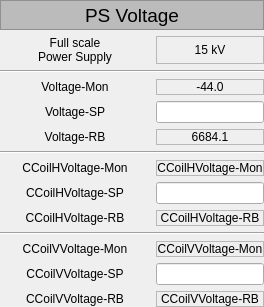
       <widget class="QWidget" name="widget" native="true">
        <layout class="QGridLayout" name="gridLayout_2">
         <property name="leftMargin">
          <number>0</number>
         </property>
         <property name="topMargin">
          <number>0</number>
         </property>
         <property name="rightMargin">
          <number>0</number>
         </property>
         <property name="bottomMargin">
          <number>0</number>
         </property>
         <item row="7" column="1">
          <widget class="PyDMLabel" name="PyDMLabel_24">
           <property name="sizePolicy">
            <sizepolicy hsizetype="Expanding" vsizetype="Expanding">
             <horstretch>0</horstretch>
             <verstretch>0</verstretch>
            </sizepolicy>
           </property>
           <property name="toolTip">
            <string/>
           </property>
           <property name="frameShape">
            <enum>QFrame::StyledPanel</enum>
           </property>
           <property name="text">
            <string>CCoilHVoltage-Mon</string>
           </property>
           <property name="alignment">
            <set>Qt::AlignCenter</set>
           </property>
           <property name="channel" stdset="0">
            <string>ca://SI-01SA:PU-InjNLKckr:CCoilHVoltage-Mon</string>
           </property>
          </widget>
         </item>
         <item row="10" column="0" colspan="2">
          <widget class="QFrame" name="frame_2">
           <property name="frameShape">
            <enum>QFrame::HLine</enum>
           </property>
           <property name="frameShadow">
            <enum>QFrame::Sunken</enum>
           </property>
          </widget>
         </item>
         <item row="7" column="0">
          <widget class="QLabel" name="label_31">
           <property name="sizePolicy">
            <sizepolicy hsizetype="MinimumExpanding" vsizetype="Expanding">
             <horstretch>0</horstretch>
             <verstretch>0</verstretch>
            </sizepolicy>
           </property>
           <property name="minimumSize">
            <size>
             <width>150</width>
             <height>0</height>
            </size>
           </property>
           <property name="text">
            <string>CCoilHVoltage-Mon</string>
           </property>
           <property name="alignment">
            <set>Qt::AlignCenter</set>
           </property>
          </widget>
         </item>
         <item row="11" column="0">
          <widget class="QLabel" name="label_36">
           <property name="sizePolicy">
            <sizepolicy hsizetype="MinimumExpanding" vsizetype="Expanding">
             <horstretch>0</horstretch>
             <verstretch>0</verstretch>
            </sizepolicy>
           </property>
           <property name="minimumSize">
            <size>
             <width>150</width>
             <height>0</height>
            </size>
           </property>
           <property name="text">
            <string>CCoilVVoltage-Mon</string>
           </property>
           <property name="alignment">
            <set>Qt::AlignCenter</set>
           </property>
          </widget>
         </item>
         <item row="4" column="1">
          <widget class="PyDMLineEdit" name="PyDMLineEdit_2">
           <property name="sizePolicy">
            <sizepolicy hsizetype="Expanding" vsizetype="Expanding">
             <horstretch>0</horstretch>
             <verstretch>0</verstretch>
            </sizepolicy>
           </property>
           <property name="toolTip">
            <string/>
           </property>
           <property name="alignment">
            <set>Qt::AlignCenter</set>
           </property>
           <property name="channel" stdset="0">
            <string>ca://SI-01SA:PU-InjNLKckr:Voltage-SP</string>
           </property>
          </widget>
         </item>
         <item row="9" column="0">
          <widget class="QLabel" name="label_33">
           <property name="sizePolicy">
            <sizepolicy hsizetype="MinimumExpanding" vsizetype="Expanding">
             <horstretch>0</horstretch>
             <verstretch>0</verstretch>
            </sizepolicy>
           </property>
           <property name="minimumSize">
            <size>
             <width>150</width>
             <height>0</height>
            </size>
           </property>
           <property name="text">
            <string>CCoilHVoltage-RB</string>
           </property>
           <property name="alignment">
            <set>Qt::AlignCenter</set>
           </property>
          </widget>
         </item>
         <item row="9" column="1">
          <widget class="PyDMLabel" name="PyDMLabel_23">
           <property name="sizePolicy">
            <sizepolicy hsizetype="Expanding" vsizetype="Expanding">
             <horstretch>0</horstretch>
             <verstretch>0</verstretch>
            </sizepolicy>
           </property>
           <property name="toolTip">
            <string/>
           </property>
           <property name="frameShape">
            <enum>QFrame::StyledPanel</enum>
           </property>
           <property name="text">
            <string>CCoilHVoltage-RB</string>
           </property>
           <property name="alignment">
            <set>Qt::AlignCenter</set>
           </property>
           <property name="channel" stdset="0">
            <string>ca://SI-01SA:PU-InjNLKckr:CCoilHVoltage-RB</string>
           </property>
          </widget>
         </item>
         <item row="5" column="0">
          <widget class="QLabel" name="label_32">
           <property name="sizePolicy">
            <sizepolicy hsizetype="MinimumExpanding" vsizetype="Expanding">
             <horstretch>0</horstretch>
             <verstretch>0</verstretch>
            </sizepolicy>
           </property>
           <property name="minimumSize">
            <size>
             <width>150</width>
             <height>0</height>
            </size>
           </property>
           <property name="text">
            <string>Voltage-RB</string>
           </property>
           <property name="alignment">
            <set>Qt::AlignCenter</set>
           </property>
          </widget>
         </item>
         <item row="8" column="1">
          <widget class="PyDMLineEdit" name="PyDMLineEdit_3">
           <property name="sizePolicy">
            <sizepolicy hsizetype="Expanding" vsizetype="Expanding">
             <horstretch>0</horstretch>
             <verstretch>0</verstretch>
            </sizepolicy>
           </property>
           <property name="toolTip">
            <string/>
           </property>
           <property name="alignment">
            <set>Qt::AlignCenter</set>
           </property>
           <property name="channel" stdset="0">
            <string>ca://SI-01SA:PU-InjNLKckr:CCoilHVoltage-SP</string>
           </property>
          </widget>
         </item>
         <item row="6" column="0" colspan="2">
          <widget class="QFrame" name="frame">
           <property name="frameShape">
            <enum>QFrame::HLine</enum>
           </property>
           <property name="frameShadow">
            <enum>QFrame::Sunken</enum>
           </property>
          </widget>
         </item>
         <item row="3" column="1">
          <widget class="PyDMLabel" name="PyDMLabel_8">
           <property name="sizePolicy">
            <sizepolicy hsizetype="Expanding" vsizetype="Expanding">
             <horstretch>0</horstretch>
             <verstretch>0</verstretch>
            </sizepolicy>
           </property>
           <property name="toolTip">
            <string/>
           </property>
           <property name="frameShape">
            <enum>QFrame::StyledPanel</enum>
           </property>
           <property name="text">
            <string>-44.0</string>
           </property>
           <property name="alignment">
            <set>Qt::AlignCenter</set>
           </property>
           <property name="channel" stdset="0">
            <string>ca://SI-01SA:PU-InjNLKckr:Voltage-Mon</string>
           </property>
          </widget>
         </item>
         <item row="2" column="0" colspan="2">
          <widget class="QFrame" name="frame_3">
           <property name="frameShape">
            <enum>QFrame::HLine</enum>
           </property>
           <property name="frameShadow">
            <enum>QFrame::Sunken</enum>
           </property>
          </widget>
         </item>
         <item row="3" column="0">
          <widget class="QLabel" name="label_34">
           <property name="sizePolicy">
            <sizepolicy hsizetype="MinimumExpanding" vsizetype="Expanding">
             <horstretch>0</horstretch>
             <verstretch>0</verstretch>
            </sizepolicy>
           </property>
           <property name="minimumSize">
            <size>
             <width>150</width>
             <height>0</height>
            </size>
           </property>
           <property name="text">
            <string>Voltage-Mon</string>
           </property>
           <property name="alignment">
            <set>Qt::AlignCenter</set>
           </property>
          </widget>
         </item>
         <item row="12" column="1">
          <widget class="PyDMLineEdit" name="PyDMLineEdit_4">
           <property name="sizePolicy">
            <sizepolicy hsizetype="Expanding" vsizetype="Expanding">
             <horstretch>0</horstretch>
             <verstretch>0</verstretch>
            </sizepolicy>
           </property>
           <property name="toolTip">
            <string/>
           </property>
           <property name="alignment">
            <set>Qt::AlignCenter</set>
           </property>
           <property name="channel" stdset="0">
            <string>ca://SI-01SA:PU-InjNLKckr:CCoilVVoltage-SP</string>
           </property>
          </widget>
         </item>
         <item row="4" column="0">
          <widget class="QLabel" name="label_35">
           <property name="sizePolicy">
            <sizepolicy hsizetype="MinimumExpanding" vsizetype="Expanding">
             <horstretch>0</horstretch>
             <verstretch>0</verstretch>
            </sizepolicy>
           </property>
           <property name="minimumSize">
            <size>
             <width>150</width>
             <height>0</height>
            </size>
           </property>
           <property name="text">
            <string>Voltage-SP</string>
           </property>
           <property name="alignment">
            <set>Qt::AlignCenter</set>
           </property>
          </widget>
         </item>
         <item row="1" column="1">
          <widget class="QLabel" name="label_6">
           <property name="sizePolicy">
            <sizepolicy hsizetype="Expanding" vsizetype="Expanding">
             <horstretch>0</horstretch>
             <verstretch>0</verstretch>
            </sizepolicy>
           </property>
           <property name="frameShape">
            <enum>QFrame::StyledPanel</enum>
           </property>
           <property name="text">
            <string>15 kV</string>
           </property>
           <property name="alignment">
            <set>Qt::AlignCenter</set>
           </property>
          </widget>
         </item>
         <item row="13" column="1">
          <widget class="PyDMLabel" name="PyDMLabel_25">
           <property name="sizePolicy">
            <sizepolicy hsizetype="Expanding" vsizetype="Expanding">
             <horstretch>0</horstretch>
             <verstretch>0</verstretch>
            </sizepolicy>
           </property>
           <property name="toolTip">
            <string/>
           </property>
           <property name="frameShape">
            <enum>QFrame::StyledPanel</enum>
           </property>
           <property name="text">
            <string>CCoilVVoltage-RB</string>
           </property>
           <property name="alignment">
            <set>Qt::AlignCenter</set>
           </property>
           <property name="channel" stdset="0">
            <string>ca://SI-01SA:PU-InjNLKckr:CCoilVVoltage-RB</string>
           </property>
          </widget>
         </item>
         <item row="1" column="0">
          <widget class="QLabel" name="label_37">
           <property name="sizePolicy">
            <sizepolicy hsizetype="MinimumExpanding" vsizetype="Expanding">
             <horstretch>0</horstretch>
             <verstretch>0</verstretch>
            </sizepolicy>
           </property>
           <property name="minimumSize">
            <size>
             <width>150</width>
             <height>0</height>
            </size>
           </property>
           <property name="acceptDrops">
            <bool>false</bool>
           </property>
           <property name="layoutDirection">
            <enum>Qt::LeftToRight</enum>
           </property>
           <property name="text">
            <string>Full scale
Power Supply</string>
           </property>
           <property name="scaledContents">
            <bool>false</bool>
           </property>
           <property name="alignment">
            <set>Qt::AlignCenter</set>
           </property>
           <property name="wordWrap">
            <bool>true</bool>
           </property>
          </widget>
         </item>
         <item row="11" column="1">
          <widget class="PyDMLabel" name="PyDMLabel_26">
           <property name="sizePolicy">
            <sizepolicy hsizetype="Expanding" vsizetype="Expanding">
             <horstretch>0</horstretch>
             <verstretch>0</verstretch>
            </sizepolicy>
           </property>
           <property name="toolTip">
            <string/>
           </property>
           <property name="frameShape">
            <enum>QFrame::StyledPanel</enum>
           </property>
           <property name="text">
            <string>CCoilVVoltage-Mon</string>
           </property>
           <property name="alignment">
            <set>Qt::AlignCenter</set>
           </property>
           <property name="channel" stdset="0">
            <string>ca://SI-01SA:PU-InjNLKckr:CCoilHVoltage-Mon</string>
           </property>
          </widget>
         </item>
         <item row="8" column="0">
          <widget class="QLabel" name="label_38">
           <property name="sizePolicy">
            <sizepolicy hsizetype="MinimumExpanding" vsizetype="Expanding">
             <horstretch>0</horstretch>
             <verstretch>0</verstretch>
            </sizepolicy>
           </property>
           <property name="minimumSize">
            <size>
             <width>150</width>
             <height>0</height>
            </size>
           </property>
           <property name="text">
            <string>CCoilHVoltage-SP</string>
           </property>
           <property name="alignment">
            <set>Qt::AlignCenter</set>
           </property>
          </widget>
         </item>
         <item row="5" column="1">
          <widget class="PyDMLabel" name="PyDMLabel_7">
           <property name="sizePolicy">
            <sizepolicy hsizetype="Expanding" vsizetype="Expanding">
             <horstretch>0</horstretch>
             <verstretch>0</verstretch>
            </sizepolicy>
           </property>
           <property name="toolTip">
            <string/>
           </property>
           <property name="frameShape">
            <enum>QFrame::StyledPanel</enum>
           </property>
           <property name="text">
            <string>6684.1</string>
           </property>
           <property name="alignment">
            <set>Qt::AlignCenter</set>
           </property>
           <property name="channel" stdset="0">
            <string>ca://SI-01SA:PU-InjNLKckr:Voltage-RB</string>
           </property>
          </widget>
         </item>
         <item row="12" column="0">
          <widget class="QLabel" name="label_39">
           <property name="sizePolicy">
            <sizepolicy hsizetype="MinimumExpanding" vsizetype="Expanding">
             <horstretch>0</horstretch>
             <verstretch>0</verstretch>
            </sizepolicy>
           </property>
           <property name="minimumSize">
            <size>
             <width>150</width>
             <height>0</height>
            </size>
           </property>
           <property name="text">
            <string>CCoilVVoltage-SP</string>
           </property>
           <property name="alignment">
            <set>Qt::AlignCenter</set>
           </property>
          </widget>
         </item>
         <item row="13" column="0">
          <widget class="QLabel" name="label_40">
           <property name="sizePolicy">
            <sizepolicy hsizetype="MinimumExpanding" vsizetype="Expanding">
             <horstretch>0</horstretch>
             <verstretch>0</verstretch>
            </sizepolicy>
           </property>
           <property name="minimumSize">
            <size>
             <width>150</width>
             <height>0</height>
            </size>
           </property>
           <property name="text">
            <string>CCoilVVoltage-RB</string>
           </property>
           <property name="alignment">
            <set>Qt::AlignCenter</set>
           </property>
          </widget>
         </item>
         <item row="0" column="0" colspan="2">
          <widget class="QLabel" name="label_336">
           <property name="sizePolicy">
            <sizepolicy hsizetype="MinimumExpanding" vsizetype="Expanding">
             <horstretch>0</horstretch>
             <verstretch>0</verstretch>
            </sizepolicy>
           </property>
           <property name="minimumSize">
            <size>
             <width>0</width>
             <height>30</height>
            </size>
           </property>
           <property name="maximumSize">
            <size>
             <width>16777215</width>
             <height>30</height>
            </size>
           </property>
           <property name="palette">
            <palette>
             <active>
              <colorrole role="WindowText">
               <brush brushstyle="SolidPattern">
                <color alpha="255">
                 <red>0</red>
                 <green>0</green>
                 <blue>0</blue>
                </color>
               </brush>
              </colorrole>
              <colorrole role="Button">
               <brush brushstyle="SolidPattern">
                <color alpha="255">
                 <red>187</red>
                 <green>187</green>
                 <blue>187</blue>
                </color>
               </brush>
              </colorrole>
              <colorrole role="Light">
               <brush brushstyle="SolidPattern">
                <color alpha="255">
                 <red>255</red>
                 <green>255</green>
                 <blue>255</blue>
                </color>
               </brush>
              </colorrole>
              <colorrole role="Midlight">
               <brush brushstyle="SolidPattern">
                <color alpha="255">
                 <red>221</red>
                 <green>221</green>
                 <blue>221</blue>
                </color>
               </brush>
              </colorrole>
              <colorrole role="Dark">
               <brush brushstyle="SolidPattern">
                <color alpha="255">
                 <red>93</red>
                 <green>93</green>
                 <blue>93</blue>
                </color>
               </brush>
              </colorrole>
              <colorrole role="Mid">
               <brush brushstyle="SolidPattern">
                <color alpha="255">
                 <red>125</red>
                 <green>125</green>
                 <blue>125</blue>
                </color>
               </brush>
              </colorrole>
              <colorrole role="Text">
               <brush brushstyle="SolidPattern">
                <color alpha="255">
                 <red>0</red>
                 <green>0</green>
                 <blue>0</blue>
                </color>
               </brush>
              </colorrole>
              <colorrole role="BrightText">
               <brush brushstyle="SolidPattern">
                <color alpha="255">
                 <red>255</red>
                 <green>255</green>
                 <blue>255</blue>
                </color>
               </brush>
              </colorrole>
              <colorrole role="ButtonText">
               <brush brushstyle="SolidPattern">
                <color alpha="255">
                 <red>0</red>
                 <green>0</green>
                 <blue>0</blue>
                </color>
               </brush>
              </colorrole>
              <colorrole role="Base">
               <brush brushstyle="SolidPattern">
                <color alpha="255">
                 <red>255</red>
                 <green>255</green>
                 <blue>255</blue>
                </color>
               </brush>
              </colorrole>
              <colorrole role="Window">
               <brush brushstyle="SolidPattern">
                <color alpha="255">
                 <red>187</red>
                 <green>187</green>
                 <blue>187</blue>
                </color>
               </brush>
              </colorrole>
              <colorrole role="Shadow">
               <brush brushstyle="SolidPattern">
                <color alpha="255">
                 <red>0</red>
                 <green>0</green>
                 <blue>0</blue>
                </color>
               </brush>
              </colorrole>
              <colorrole role="AlternateBase">
               <brush brushstyle="SolidPattern">
                <color alpha="255">
                 <red>221</red>
                 <green>221</green>
                 <blue>221</blue>
                </color>
               </brush>
              </colorrole>
              <colorrole role="ToolTipBase">
               <brush brushstyle="SolidPattern">
                <color alpha="255">
                 <red>255</red>
                 <green>255</green>
                 <blue>220</blue>
                </color>
               </brush>
              </colorrole>
              <colorrole role="ToolTipText">
               <brush brushstyle="SolidPattern">
                <color alpha="255">
                 <red>0</red>
                 <green>0</green>
                 <blue>0</blue>
                </color>
               </brush>
              </colorrole>
              <colorrole role="PlaceholderText">
               <brush brushstyle="NoBrush">
                <color alpha="128">
                 <red>0</red>
                 <green>0</green>
                 <blue>0</blue>
                </color>
               </brush>
              </colorrole>
             </active>
             <inactive>
              <colorrole role="WindowText">
               <brush brushstyle="SolidPattern">
                <color alpha="255">
                 <red>0</red>
                 <green>0</green>
                 <blue>0</blue>
                </color>
               </brush>
              </colorrole>
              <colorrole role="Button">
               <brush brushstyle="SolidPattern">
                <color alpha="255">
                 <red>187</red>
                 <green>187</green>
                 <blue>187</blue>
                </color>
               </brush>
              </colorrole>
              <colorrole role="Light">
               <brush brushstyle="SolidPattern">
                <color alpha="255">
                 <red>255</red>
                 <green>255</green>
                 <blue>255</blue>
                </color>
               </brush>
              </colorrole>
              <colorrole role="Midlight">
               <brush brushstyle="SolidPattern">
                <color alpha="255">
                 <red>221</red>
                 <green>221</green>
                 <blue>221</blue>
                </color>
               </brush>
              </colorrole>
              <colorrole role="Dark">
               <brush brushstyle="SolidPattern">
                <color alpha="255">
                 <red>93</red>
                 <green>93</green>
                 <blue>93</blue>
                </color>
               </brush>
              </colorrole>
              <colorrole role="Mid">
               <brush brushstyle="SolidPattern">
                <color alpha="255">
                 <red>125</red>
                 <green>125</green>
                 <blue>125</blue>
                </color>
               </brush>
              </colorrole>
              <colorrole role="Text">
               <brush brushstyle="SolidPattern">
                <color alpha="255">
                 <red>0</red>
                 <green>0</green>
                 <blue>0</blue>
                </color>
               </brush>
              </colorrole>
              <colorrole role="BrightText">
               <brush brushstyle="SolidPattern">
                <color alpha="255">
                 <red>255</red>
                 <green>255</green>
                 <blue>255</blue>
                </color>
               </brush>
              </colorrole>
              <colorrole role="ButtonText">
               <brush brushstyle="SolidPattern">
                <color alpha="255">
                 <red>0</red>
                 <green>0</green>
                 <blue>0</blue>
                </color>
               </brush>
              </colorrole>
              <colorrole role="Base">
               <brush brushstyle="SolidPattern">
                <color alpha="255">
                 <red>255</red>
                 <green>255</green>
                 <blue>255</blue>
                </color>
               </brush>
              </colorrole>
              <colorrole role="Window">
               <brush brushstyle="SolidPattern">
                <color alpha="255">
                 <red>187</red>
                 <green>187</green>
                 <blue>187</blue>
                </color>
               </brush>
              </colorrole>
              <colorrole role="Shadow">
               <brush brushstyle="SolidPattern">
                <color alpha="255">
                 <red>0</red>
                 <green>0</green>
                 <blue>0</blue>
                </color>
               </brush>
              </colorrole>
              <colorrole role="AlternateBase">
               <brush brushstyle="SolidPattern">
                <color alpha="255">
                 <red>221</red>
                 <green>221</green>
                 <blue>221</blue>
                </color>
               </brush>
              </colorrole>
              <colorrole role="ToolTipBase">
               <brush brushstyle="SolidPattern">
                <color alpha="255">
                 <red>255</red>
                 <green>255</green>
                 <blue>220</blue>
                </color>
               </brush>
              </colorrole>
              <colorrole role="ToolTipText">
               <brush brushstyle="SolidPattern">
                <color alpha="255">
                 <red>0</red>
                 <green>0</green>
                 <blue>0</blue>
                </color>
               </brush>
              </colorrole>
              <colorrole role="PlaceholderText">
               <brush brushstyle="NoBrush">
                <color alpha="128">
                 <red>0</red>
                 <green>0</green>
                 <blue>0</blue>
                </color>
               </brush>
              </colorrole>
             </inactive>
             <disabled>
              <colorrole role="WindowText">
               <brush brushstyle="SolidPattern">
                <color alpha="255">
                 <red>93</red>
                 <green>93</green>
                 <blue>93</blue>
                </color>
               </brush>
              </colorrole>
              <colorrole role="Button">
               <brush brushstyle="SolidPattern">
                <color alpha="255">
                 <red>187</red>
                 <green>187</green>
                 <blue>187</blue>
                </color>
               </brush>
              </colorrole>
              <colorrole role="Light">
               <brush brushstyle="SolidPattern">
                <color alpha="255">
                 <red>255</red>
                 <green>255</green>
                 <blue>255</blue>
                </color>
               </brush>
              </colorrole>
              <colorrole role="Midlight">
               <brush brushstyle="SolidPattern">
                <color alpha="255">
                 <red>221</red>
                 <green>221</green>
                 <blue>221</blue>
                </color>
               </brush>
              </colorrole>
              <colorrole role="Dark">
               <brush brushstyle="SolidPattern">
                <color alpha="255">
                 <red>93</red>
                 <green>93</green>
                 <blue>93</blue>
                </color>
               </brush>
              </colorrole>
              <colorrole role="Mid">
               <brush brushstyle="SolidPattern">
                <color alpha="255">
                 <red>125</red>
                 <green>125</green>
                 <blue>125</blue>
                </color>
               </brush>
              </colorrole>
              <colorrole role="Text">
               <brush brushstyle="SolidPattern">
                <color alpha="255">
                 <red>93</red>
                 <green>93</green>
                 <blue>93</blue>
                </color>
               </brush>
              </colorrole>
              <colorrole role="BrightText">
               <brush brushstyle="SolidPattern">
                <color alpha="255">
                 <red>255</red>
                 <green>255</green>
                 <blue>255</blue>
                </color>
               </brush>
              </colorrole>
              <colorrole role="ButtonText">
               <brush brushstyle="SolidPattern">
                <color alpha="255">
                 <red>93</red>
                 <green>93</green>
                 <blue>93</blue>
                </color>
               </brush>
              </colorrole>
              <colorrole role="Base">
               <brush brushstyle="SolidPattern">
                <color alpha="255">
                 <red>187</red>
                 <green>187</green>
                 <blue>187</blue>
                </color>
               </brush>
              </colorrole>
              <colorrole role="Window">
               <brush brushstyle="SolidPattern">
                <color alpha="255">
                 <red>187</red>
                 <green>187</green>
                 <blue>187</blue>
                </color>
               </brush>
              </colorrole>
              <colorrole role="Shadow">
               <brush brushstyle="SolidPattern">
                <color alpha="255">
                 <red>0</red>
                 <green>0</green>
                 <blue>0</blue>
                </color>
               </brush>
              </colorrole>
              <colorrole role="AlternateBase">
               <brush brushstyle="SolidPattern">
                <color alpha="255">
                 <red>187</red>
                 <green>187</green>
                 <blue>187</blue>
                </color>
               </brush>
              </colorrole>
              <colorrole role="ToolTipBase">
               <brush brushstyle="SolidPattern">
                <color alpha="255">
                 <red>255</red>
                 <green>255</green>
                 <blue>220</blue>
                </color>
               </brush>
              </colorrole>
              <colorrole role="ToolTipText">
               <brush brushstyle="SolidPattern">
                <color alpha="255">
                 <red>0</red>
                 <green>0</green>
                 <blue>0</blue>
                </color>
               </brush>
              </colorrole>
              <colorrole role="PlaceholderText">
               <brush brushstyle="NoBrush">
                <color alpha="128">
                 <red>0</red>
                 <green>0</green>
                 <blue>0</blue>
                </color>
               </brush>
              </colorrole>
             </disabled>
            </palette>
           </property>
           <property name="font">
            <font>
             <family>Cantarell</family>
             <pointsize>14</pointsize>
            </font>
           </property>
           <property name="autoFillBackground">
            <bool>true</bool>
           </property>
           <property name="frameShape">
            <enum>QFrame::StyledPanel</enum>
           </property>
           <property name="text">
            <string>PS Voltage</string>
           </property>
           <property name="alignment">
            <set>Qt::AlignCenter</set>
           </property>
          </widget>
         </item>
        </layout>
       </widget>
